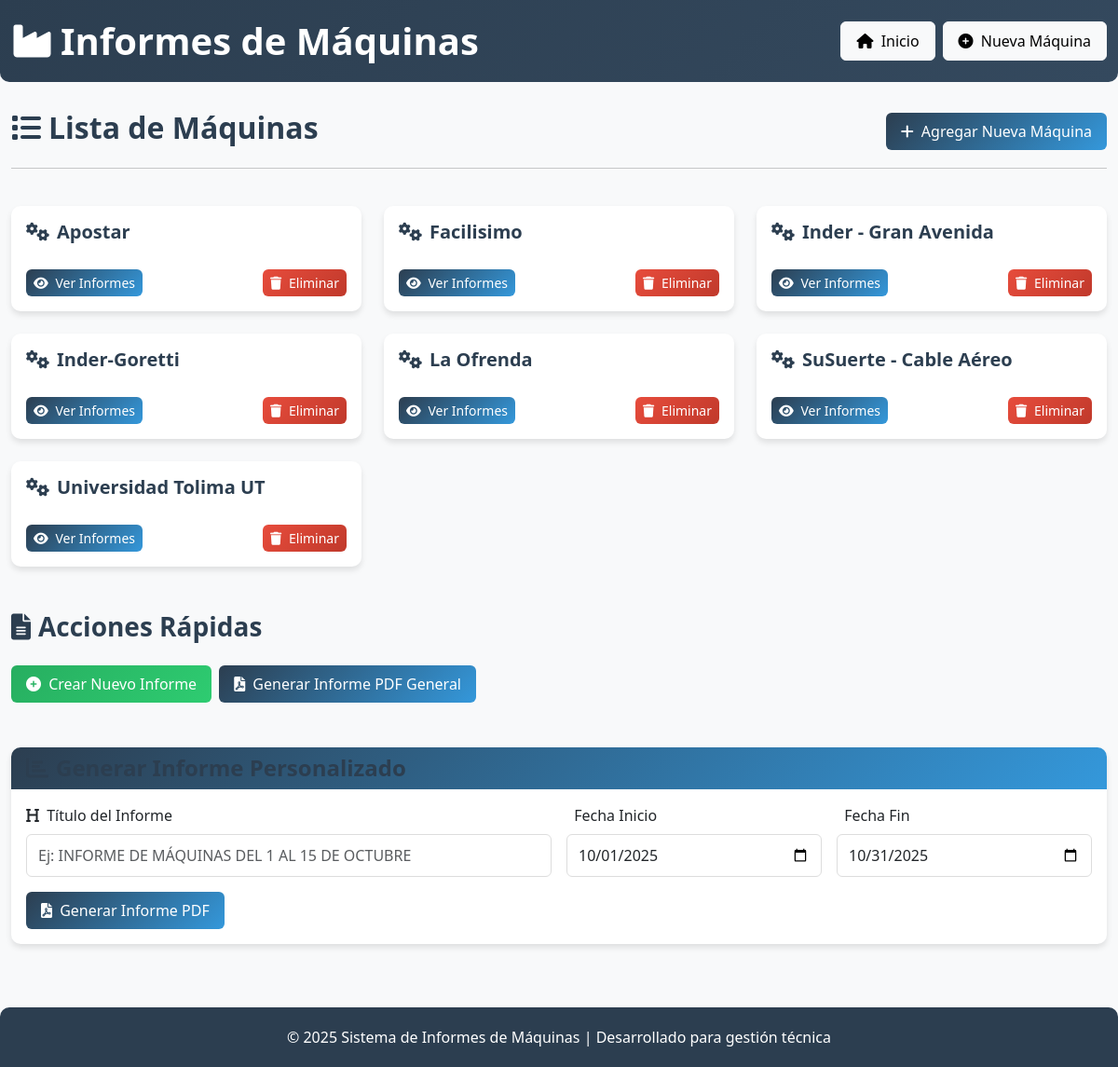
The page / on the database its author committed.
### tables this page shows
CREATE TABLE maquinas
                     (id INTEGER PRIMARY KEY AUTOINCREMENT,
                      nombre TEXT UNIQUE NOT NULL);

### app.py (the view)
@app.route('/')
def index():
    maquinas = get_maquinas()
    return render_template('index.html', maquinas=maquinas)

### app.py (called while the page is built)
def get_maquinas():
    try:
        conn = sqlite3.connect(app.config['DATABASE'])
        c = conn.cursor()
        c.execute("SELECT id, nombre FROM maquinas ORDER BY nombre")
        maquinas = [{'id': row[0], 'nombre': row[1]} for row in c.fetchall()]
        conn.close()
        return maquinas
    except sqlite3.OperationalError as e:
        print(f"Error obteniendo máquinas: {e}")
        crear_tablas_iniciales()
        try:
            conn = sqlite3.connect(app.config['DATABASE'])
            c = conn.cursor()
            c.execute("SELECT id, nombre FROM maquinas ORDER BY nombre")
            maquinas = [{'id': row[0], 'nombre': row[1]} for row in c.fetchall()]
            conn.close()
            return maquinas
        except:
            return []

### templates/index.html (shortened to what this page needs)
{% extends "base.html" %}
{% block content %}
<div class="row mb-4">
    <div class="col-12">
        <div class="d-flex justify-content-between align-items-center">
            <h2><i class="fas fa-list me-2"></i>Lista de Máquinas</h2>
            <a href="{{ url_for('nueva_maquina') }}" class="btn btn-primary">
                <i class="fas fa-plus me-1"></i> Agregar Nueva Máquina
            </a>
        </div>
        <hr>
    </div>
</div>
{% if maquinas %}
<div class="row">
    {% for maquina in maquinas %}
    <div class="col-md-4 mb-4">
        <div class="card machine-card h-100">
            <div class="card-body d-flex flex-column">
                <h5 class="card-title"><i class="fas fa-cogs me-2"></i>{{ maquina.nombre }}</h5>
                <div class="mt-auto d-flex justify-content-between">
                    <a href="{{ url_for('ver_maquina', nombre_maquina=maquina.nombre) }}" class="btn btn-primary btn-sm">
                        <i class="fas fa-eye me-1"></i> Ver Informes
                    </a>
                    <form method="POST" action="{{ url_for('eliminar_maquina', nombre_maquina=maquina.nombre) }}" class="d-inline" onsubmit="return confirm('¿Está seguro que desea eliminar esta máquina y todos sus informes?')">
                        <button type="submit" class="btn btn-danger btn-sm">
                            <i class="fas fa-trash me-1"></i> Eliminar
                        </button>
                    </form>
                </div>
            </div>
        </div>
    </div>
    {% endfor %}
</div>
{% else %}
<div class="alert alert-info">
        <h4><i class="fas fa-info-circle me-2"></i>No hay máquinas registradas</h4>
        <p>Haga clic en "Agregar Nueva Máquina" para comenzar.</p>
    </div>
{% endif %}
<div class="row mt-4">
    <div class="col-12">
        <div class="d-flex justify-content-between align-items-center mb-3">
            <h3><i class="fas fa-file-alt me-2"></i>Acciones Rápidas</h3>
        </div>
        <div class="d-flex flex-wrap gap-2">
            <a href="{{ url_for('nuevo_informe') }}" class="btn btn-success">
                <i class="fas fa-plus-circle me-1"></i> Crear Nuevo Informe
            </a>
            <a href="{{ url_for('generar_informe_pdf') }}" class="btn btn-primary" target="_blank">
                <i class="fas fa-file-pdf me-1"></i> Generar Informe PDF General
            </a>
        </div>
    </div>
</div>
<div class="row mt-5">
    <div class="col-12">
        <div class="card">
            <div class="card-header">
                <h4 class="mb-0"><i class="fas fa-chart-bar me-2"></i>Generar Informe Personalizado</h4>
            </div>
            <div class="card-body">
                <form method="POST" action="{{ url_for('generar_informe_personalizado') }}" class="row g-3">
                    <div class="col-md-6">
                        <label for="titulo" class="form-label"><i class="fas fa-heading me-1"></i> Título del Informe</label>
                        <input type="text" class="form-control" id="titulo" name="titulo"
                               placeholder="Ej: INFORME DE MÁQUINAS DEL 1 AL 15 DE OCTUBRE" required>
                    </div>
                    <div class="col-md-3">
                        <label for="fecha_inicio" class="form-label"> Fecha Inicio</label>
                        <input type="date" class="form-control" id="fecha_inicio" name="fecha_inicio" required>
                    </div>
                    <div class="col-md-3">
                        <label for="fecha_fin" class="form-label"> Fecha Fin</label>
                        <input type="date" class="form-control" id="fecha_fin" name="fecha_fin" required>
                    </div>
                    <div class="col-12">
                        <button type="submit" class="btn btn-primary">
                            <i class="fas fa-file-pdf me-1"></i> Generar Informe PDF
                        </button>
                    </div>
                </form>
            </div>
        </div>
    </div>
</div>
{% endblock %}

### static/styles.css (style rules this page uses)
:root { --primary-color: #2c3e50; --secondary-color: #3498db; --accent-color: #e74c3c; --light-color: #ecf0f1; --dark-color: #34495e; --success-color: #27ae60; --warning-color: #f39c12; --danger-color: #e74c3c; --font-main: 'Segoe UI', Tahoma, Geneva, Verdana, sans-serif; }
body { font-family: var(--font-main); background-color: #f8f9fa; color: #333; }
.card { border: none; border-radius: 10px; box-shadow: 0 4px 6px rgba(0,0,0,0.1); transition: transform 0.3s ease, box-shadow 0.3s ease; margin-bottom: 20px; }
.card-header { background: linear-gradient(135deg, var(--primary-color), var(--secondary-color)); color: white; border-radius: 10px 10px 0 0 !important; font-weight: 600; border: none; }
.btn { border-radius: 6px; font-weight: 500; padding: 8px 16px; transition: all 0.3s ease; }
.btn-primary { background: linear-gradient(135deg, var(--primary-color), var(--secondary-color)); border: none; }
.btn-success { background: linear-gradient(135deg, var(--success-color), #2ecc71); border: none; }
.btn-danger { background: linear-gradient(135deg, var(--danger-color), #c0392b); border: none; }
.machine-card { height: 100%; }
.machine-card .card-title { color: var(--primary-color); font-weight: 600; }
.form-control, .form-select { border-radius: 6px; border: 1px solid #ddd; padding: 10px 12px; transition: border-color 0.3s ease, box-shadow 0.3s ease; }
h1, h2, h3, h4, h5, h6 { color: var(--primary-color); font-weight: 600; }
.btn-sm { padding: 4px 8px; font-size: 0.875rem; }

### rows shown on the page
maquinas: nombre "Apostar"
maquinas: nombre "Facilisimo"
maquinas: nombre "Inder - Gran Avenida"
maquinas: nombre "Inder-Goretti"
maquinas: nombre "La Ofrenda"
maquinas: nombre "SuSuerte - Cable Aéreo"
maquinas: nombre "Universidad Tolima UT"
